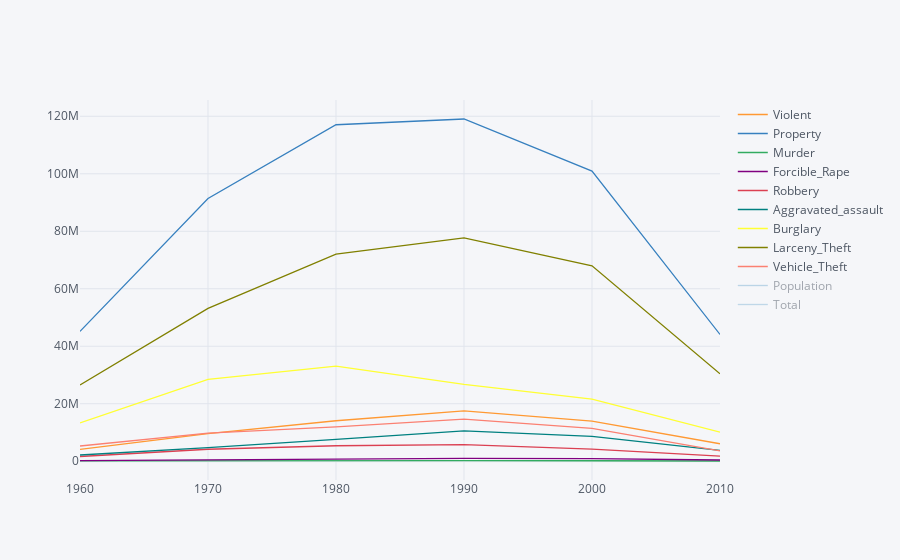

The notebook cell this image was saved under:
### Code cell
gb.iplot()

### Figure 1 — Plotly figure (JSON) as saved in the notebook; plotly's stock layout.template omitted (floating-point values rounded to 4 significant figures)
{"data": [{"line": {"color": "rgba(255, 153, 51, 1.0)", "dash": "solid", "shape": "linear", "width": 1.3}, "mode": "lines", "name": "Violent", "text": "", "type": "scatter", "x": [1960, 1970, 1980, 1990, 2000, 2010], "y": [4134930, 9607930, 14074328, 17527048, 13968056, 6072017]}, {"line": {"color": "rgba(55, 128, 191, 1.0)", "dash": "solid", "shape": "linear", "width": 1.3}, "mode": "lines", "name": "Property", "text": "", "type": "scatter", "x": [1960, 1970, 1980, 1990, 2000, 2010], "y": [45160900, 91383800, 117048900, 119053499, 100944369, 44095950]}, {"line": {"color": "rgba(50, 171, 96, 1.0)", "dash": "solid", "shape": "linear", "width": 1.3}, "mode": "lines", "name": "Murder", "text": "", "type": "scatter", "x": [1960, 1970, 1980, 1990, 2000, 2010], "y": [106180, 192230, 206439, 211664, 163068, 72867]}, {"line": {"color": "rgba(128, 0, 128, 1.0)", "dash": "solid", "shape": "linear", "width": 1.3}, "mode": "lines", "name": "Forcible_Rape", "text": "", "type": "scatter", "x": [1960, 1970, 1980, 1990, 2000, 2010], "y": [236720, 554570, 865639, 998827, 922499, 421059]}, {"line": {"color": "rgba(219, 64, 82, 1.0)", "dash": "solid", "shape": "linear", "width": 1.3}, "mode": "lines", "name": "Robbery", "text": "", "type": "scatter", "x": [1960, 1970, 1980, 1990, 2000, 2010], "y": [1633510, 4159020, 5383109, 5748930, 4230366, 1749809]}, {"line": {"color": "rgba(0, 128, 128, 1.0)", "dash": "solid", "shape": "linear", "width": 1.3}, "mode": "lines", "name": "Aggravated_assault", "text": "", "type": "scatter", "x": [1960, 1970, 1980, 1990, 2000, 2010], "y": [2158520, 4702120, 7619130, 10568963, 8652124, 3764142]}, {"line": {"color": "rgba(255, 255, 51, 1.0)", "dash": "solid", "shape": "linear", "width": 1.3}, "mode": "lines", "name": "Burglary", "text": "", "type": "scatter", "x": [1960, 1970, 1980, 1990, 2000, 2010], "y": [13321100, 28486000, 33073494, 26750015, 21565176, 10125170]}, {"line": {"color": "rgba(128, 128, 0, 1.0)", "dash": "solid", "shape": "linear", "width": 1.3}, "mode": "lines", "name": "Larceny_Theft", "text": "", "type": "scatter", "x": [1960, 1970, 1980, 1990, 2000, 2010], "y": [26547700, 53157800, 72040253, 77679366, 67970291, 30401698]}, {"line": {"color": "rgba(251, 128, 114, 1.0)", "dash": "solid", "shape": "linear", "width": 1.3}, "mode": "lines", "name": "Vehicle_Theft", "text": "", "type": "scatter", "x": [1960, 1970, 1980, 1990, 2000, 2010], "y": [5292100, 9739900, 11935411, 14624418, 11412834, 3569080]}, {"line": {"color": "rgba(128, 177, 211, 1.0)", "dash": "solid", "shape": "linear", "width": 1.3}, "mode": "lines", "name": "Population", "text": "", "type": "scatter", "visible": "legendonly", "x": [1960, 1970, 1980, 1990, 2000, 2010], "y": [191500000.0, 212100000.0, 237100000.0, 261300000.0, 294800000.0, 314000000.0]}, {"line": {"color": "rgba(128, 177, 211, 0.8999999999999999)", "dash": "solid", "shape": "linear", "width": 1.3}, "mode": "lines", "name": "Total", "text": "", "type": "scatter", "visible": "legendonly", "x": [1960, 1970, 1980, 1990, 2000, 2010], "y": [98591660, 201983370, 262246703, 273162730, 229828783, 100271792]}], "layout": {"autosize": true, "legend": {"bgcolor": "#F5F6F9", "font": {"color": "#4D5663"}}, "paper_bgcolor": "#F5F6F9", "plot_bgcolor": "#F5F6F9", "title": {"font": {"color": "#4D5663"}}, "xaxis": {"autorange": true, "gridcolor": "#E1E5ED", "range": [1960, 2010], "showgrid": true, "tickfont": {"color": "#4D5663"}, "title": {"font": {"color": "#4D5663"}, "text": ""}, "type": "linear", "zerolinecolor": "#E1E5ED"}, "yaxis": {"autorange": true, "gridcolor": "#E1E5ED", "range": [-6537000.0, 125700000.0], "showgrid": true, "tickfont": {"color": "#4D5663"}, "title": {"font": {"color": "#4D5663"}, "text": ""}, "type": "linear", "zerolinecolor": "#E1E5ED"}}}
